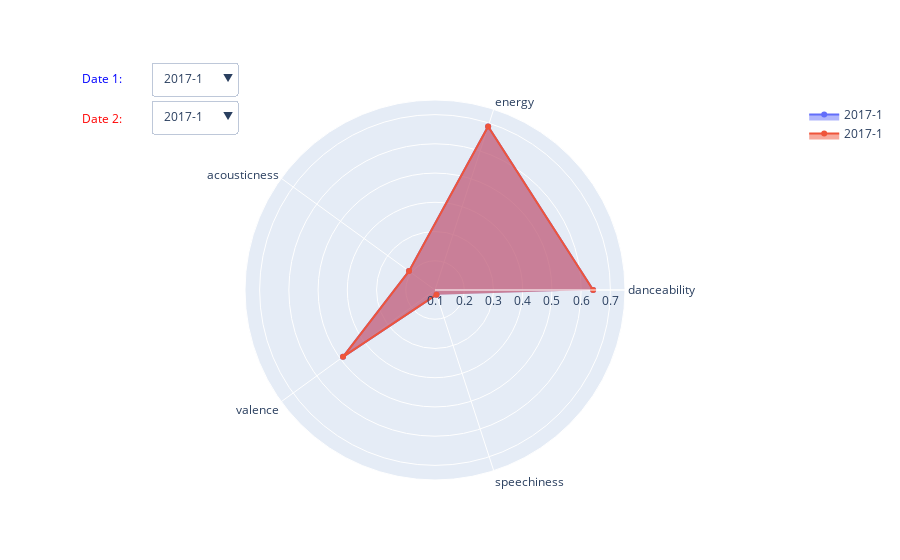

Source (notebook cell):
### Code cell
import plotly.graph_objects as go

df_resampled = df[df['Position']<=50].resample('M').mean()
df_relevant = df_resampled[['danceability','energy','acousticness','valence','speechiness']]

# create figure
fig = go.Figure()

# Add surface trace
fig.add_trace(go.Scatterpolar(r=df_relevant.iloc[0],
                         theta=df_relevant.columns,
                         visible=True,
                             name = str(df_relevant.index[0].year) + '-' +  str(df_relevant.index[0].month))
             )

# Add surface trace
fig.add_trace(go.Scatterpolar(r=df_relevant.iloc[0],
                         theta=df_relevant.columns,
                         visible=True,
                             name = str(df_relevant.index[0].year) + '-' +  str(df_relevant.index[0].month))
             )

buttons1 = []
buttons2 = []

# button with one option for each dataframe
for date in df_relevant.index:
    year_month = str(date.year) +'-'+str(date.month)
    #print(df_relevant[year_month].to_numpy())
    buttons1.append({
                    'method': 'restyle',
                    'label': year_month,
                    'args': [
                        {'r': df_relevant[year_month].to_numpy(),
                         'type' : 'scatterpolar',
                        'name' : year_month}, [0]
                    ]
    }
    )

for date in df_relevant.index:
    year_month = str(date.year) +'-'+str(date.month)
    #print(df_relevant[year_month].to_numpy())
    buttons2.append({
                    'method': 'restyle',
                    'label': year_month,
                    'args': [
                        {'r': df_relevant[year_month].to_numpy(),
                         'type' : 'scatterpolar',
                        'name' : year_month}, [1]
                    ]
    }
    )

# some adjustments to the updatemenus
updatemenu = []
first_menu = dict()
second_menu = dict()
updatemenu.append(first_menu)
updatemenu.append(second_menu)

updatemenu[0]['buttons'] = buttons1
updatemenu[0]['direction'] = 'down'
updatemenu[0]['showactive'] = True
#updatemenu[0]['pad'] = {"r": 10, "t": 10}
updatemenu[0]['x'] = 0.1
updatemenu[0]['xanchor'] = 'left'
updatemenu[0]['y'] = 1.1
updatemenu[1]['yanchor'] = 'top'
updatemenu[1]['buttons'] = buttons2
updatemenu[1]['direction'] = 'down'
updatemenu[1]['showactive'] = True
updatemenu[1]['x'] = 0.1
updatemenu[1]['xanchor'] = 'left'

#updatemenu[1]['pad'] = {"r": 10, "t": 10}

# add dropdown menus to the figure
fig.update_layout(updatemenus=updatemenu)
fig.update_layout(
    annotations=[
        dict(text="Date 1:", showarrow=False,
        x=0, y=1.085, yref="paper", align="left",
            font = dict(
                color='blue'
            )),
        dict(text="Date 2:", showarrow=False,
        x=0, y=0.98, yref="paper", align="left", 
             font = dict(
                color='red'
            ))
    ]
)

fig.update_layout(
    polar=dict(
    radialaxis=dict(
      visible=True,
      range=[0.1, 0.75]
    )),
  showlegend=True
)

fig.update_traces(fill='toself')
fig.show()

### Figure 1 — Plotly figure (JSON) as saved in the notebook; plotly's stock layout.template omitted (floating-point values rounded to 4 significant figures)
{"data": [{"fill": "toself", "name": "2017-1", "r": [0.641, 0.6881, 0.2099, 0.4889, 0.1167], "theta": ["danceability", "energy", "acousticness", "valence", "speechiness"], "type": "scatterpolar", "visible": true}, {"fill": "toself", "name": "2017-1", "r": [0.641, 0.6881, 0.2099, 0.4889, 0.1167], "theta": ["danceability", "energy", "acousticness", "valence", "speechiness"], "type": "scatterpolar", "visible": true}], "layout": {"annotations": [{"align": "left", "font": {"color": "blue"}, "showarrow": false, "text": "Date 1:", "x": 0, "y": 1.085, "yref": "paper"}, {"align": "left", "font": {"color": "red"}, "showarrow": false, "text": "Date 2:", "x": 0, "y": 0.98, "yref": "paper"}], "polar": {"radialaxis": {"range": [0.1, 0.75], "visible": true}}, "showlegend": true, "updatemenus": [{"buttons": [{"args": [{"name": "2017-1", "r": [[0.641, 0.6881, 0.2099, 0.4889, 0.1167]], "type": "scatterpolar"}, [0]], "label": "2017-1", "method": "restyle"}, {"args": [{"name": "2017-2", "r": [[0.6276, 0.6897, 0.2021, 0.4698, 0.0983]], "type": "scatterpolar"}, [0]], "label": "2017-2", "method": "restyle"}, {"args": [{"name": "2017-3", "r": [[0.6601, 0.6717, 0.2082, 0.5179, 0.08735]], "type": "scatterpolar"}, [0]], "label": "2017-3", "method": "restyle"}, {"args": [{"name": "2017-4", "r": [[0.6951, 0.6748, 0.1764, 0.5282, 0.09675]], "type": "scatterpolar"}, [0]], "label": "2017-4", "method": "restyle"}, {"args": [{"name": "2017-5", "r": [[0.7056, 0.6931, 0.1498, 0.5632, 0.09249]], "type": "scatterpolar"}, [0]], "label": "2017-5", "method": "restyle"}, {"args": [{"name": "2017-6", "r": [[0.7057, 0.7119, 0.1694, 0.5797, 0.09103]], "type": "scatterpolar"}, [0]], "label": "2017-6", "method": "restyle"}, {"args": [{"name": "2017-7", "r": [[0.7088, 0.7149, 0.1369, 0.6011, 0.08716]], "type": "scatterpolar"}, [0]], "label": "2017-7", "method": "restyle"}, {"args": [{"name": "2017-8", "r": [[0.7113, 0.7348, 0.1268, 0.6242, 0.08251]], "type": "scatterpolar"}, [0]], "label": "2017-8", "method": "restyle"}, {"args": [{"name": "2017-9", "r": [[0.7072, 0.7109, 0.1397, 0.5748, 0.08788]], "type": "scatterpolar"}, [0]], "label": "2017-9", "method": "restyle"}, {"args": [{"name": "2017-10", "r": [[0.7022, 0.6677, 0.1763, 0.5177, 0.08435]], "type": "scatterpolar"}, [0]], "label": "2017-10", "method": "restyle"}, {"args": [{"name": "2017-11", "r": [[0.6886, 0.6647, 0.1736, 0.473, 0.0854]], "type": "scatterpolar"}, [0]], "label": "2017-11", "method": "restyle"}, {"args": [{"name": "2017-12", "r": [[0.6493, 0.6691, 0.1911, 0.4615, 0.09066]], "type": "scatterpolar"}, [0]], "label": "2017-12", "method": "restyle"}, {"args": [{"name": "2018-1", "r": [[0.6653, 0.6561, 0.1818, 0.4493, 0.105]], "type": "scatterpolar"}, [0]], "label": "2018-1", "method": "restyle"}, {"args": [{"name": "2018-2", "r": [[0.6816, 0.6723, 0.1823, 0.4537, 0.1079]], "type": "scatterpolar"}, [0]], "label": "2018-2", "method": "restyle"}, {"args": [{"name": "2018-3", "r": [[0.6988, 0.6799, 0.1803, 0.4713, 0.1167]], "type": "scatterpolar"}, [0]], "label": "2018-3", "method": "restyle"}, {"args": [{"name": "2018-4", "r": [[0.697, 0.6928, 0.1728, 0.4885, 0.1339]], "type": "scatterpolar"}, [0]], "label": "2018-4", "method": "restyle"}, {"args": [{"name": "2018-5", "r": [[0.7171, 0.689, 0.1697, 0.4954, 0.1205]], "type": "scatterpolar"}, [0]], "label": "2018-5", "method": "restyle"}, {"args": [{"name": "2018-6", "r": [[0.7256, 0.6929, 0.1757, 0.5244, 0.1086]], "type": "scatterpolar"}, [0]], "label": "2018-6", "method": "restyle"}, {"args": [{"name": "2018-7", "r": [[0.7327, 0.6931, 0.1737, 0.5619, 0.09793]], "type": "scatterpolar"}, [0]], "label": "2018-7", "method": "restyle"}, {"args": [{"name": "2018-8", "r": [[0.73, 0.6999, 0.1529, 0.5614, 0.1114]], "type": "scatterpolar"}, [0]], "label": "2018-8", "method": "restyle"}, {"args": [{"name": "2018-9", "r": [[0.7488, 0.6888, 0.1776, 0.5553, 0.1423]], "type": "scatterpolar"}, [0]], "label": "2018-9", "method": "restyle"}, {"args": [{"name": "2018-10", "r": [[0.7203, 0.6944, 0.201, 0.5126, 0.1315]], "type": "scatterpolar"}, [0]], "label": "2018-10", "method": "restyle"}, {"args": [{"name": "2018-11", "r": [[0.6995, 0.6883, 0.2136, 0.4833, 0.1304]], "type": "scatterpolar"}, [0]], "label": "2018-11", "method": "restyle"}, {"args": [{"name": "2018-12", "r": [[0.6789, 0.6794, 0.2173, 0.4733, 0.1354]], "type": "scatterpolar"}, [0]], "label": "2018-12", "method": "restyle"}, {"args": [{"name": "2019-1", "r": [[0.6821, 0.6736, 0.2208, 0.4785, 0.1271]], "type": "scatterpolar"}, [0]], "label": "2019-1", "method": "restyle"}, {"args": [{"name": "2019-2", "r": [[0.6954, 0.6601, 0.2382, 0.4763, 0.1418]], "type": "scatterpolar"}, [0]], "label": "2019-2", "method": "restyle"}, {"args": [{"name": "2019-3", "r": [[0.6968, 0.6672, 0.2211, 0.495, 0.1374]], "type": "scatterpolar"}, [0]], "label": "2019-3", "method": "restyle"}, {"args": [{"name": "2019-4", "r": [[0.6856, 0.6561, 0.2378, 0.4833, 0.1173]], "type": "scatterpolar"}, [0]], "label": "2019-4", "method": "restyle"}, {"args": [{"name": "2019-5", "r": [[0.6908, 0.6653, 0.2073, 0.5108, 0.1218]], "type": "scatterpolar"}, [0]], "label": "2019-5", "method": "restyle"}, {"args": [{"name": "2019-6", "r": [[0.7327, 0.6805, 0.1812, 0.5705, 0.1175]], "type": "scatterpolar"}, [0]], "label": "2019-6", "method": "restyle"}, {"args": [{"name": "2019-7", "r": [[0.7317, 0.6957, 0.1661, 0.5795, 0.1519]], "type": "scatterpolar"}, [0]], "label": "2019-7", "method": "restyle"}, {"args": [{"name": "2019-8", "r": [[0.7297, 0.6803, 0.1646, 0.5751, 0.1351]], "type": "scatterpolar"}, [0]], "label": "2019-8", "method": "restyle"}, {"args": [{"name": "2019-9", "r": [[0.7405, 0.6589, 0.1879, 0.5417, 0.1574]], "type": "scatterpolar"}, [0]], "label": "2019-9", "method": "restyle"}, {"args": [{"name": "2019-10", "r": [[0.7451, 0.6535, 0.1903, 0.5238, 0.1488]], "type": "scatterpolar"}, [0]], "label": "2019-10", "method": "restyle"}, {"args": [{"name": "2019-11", "r": [[0.7147, 0.6739, 0.2036, 0.4991, 0.132]], "type": "scatterpolar"}, [0]], "label": "2019-11", "method": "restyle"}, {"args": [{"name": "2019-12", "r": [[0.6896, 0.6558, 0.187, 0.4925, 0.1288]], "type": "scatterpolar"}, [0]], "label": "2019-12", "method": "restyle"}, {"args": [{"name": "2020-1", "r": [[0.6921, 0.6533, 0.1935, 0.4782, 0.1336]], "type": "scatterpolar"}, [0]], "label": "2020-1", "method": "restyle"}, {"args": [{"name": "2020-2", "r": [[0.6663, 0.6753, 0.1689, 0.479, 0.1473]], "type": "scatterpolar"}, [0]], "label": "2020-2", "method": "restyle"}, {"args": [{"name": "2020-3", "r": [[0.6769, 0.6753, 0.1648, 0.4675, 0.1339]], "type": "scatterpolar"}, [0]], "label": "2020-3", "method": "restyle"}, {"args": [{"name": "2020-4", "r": [[0.6871, 0.6712, 0.1839, 0.4827, 0.1262]], "type": "scatterpolar"}, [0]], "label": "2020-4", "method": "restyle"}, {"args": [{"name": "2020-5", "r": [[0.7243, 0.6716, 0.1807, 0.484, 0.1353]], "type": "scatterpolar"}, [0]], "label": "2020-5", "method": "restyle"}, {"args": [{"name": "2020-6", "r": [[0.7241, 0.6783, 0.1738, 0.5022, 0.1557]], "type": "scatterpolar"}, [0]], "label": "2020-6", "method": "restyle"}, {"args": [{"name": "2020-7", "r": [[0.7324, 0.7036, 0.1647, 0.5648, 0.1199]], "type": "scatterpolar"}, [0]], "label": "2020-7", "method": "restyle"}], "direction": "down", "showactive": true, "x": 0.1, "xanchor": "left", "y": 1.1}, {"buttons": [{"args": [{"name": "2017-1", "r": [[0.641, 0.6881, 0.2099, 0.4889, 0.1167]], "type": "scatterpolar"}, [1]], "label": "2017-1", "method": "restyle"}, {"args": [{"name": "2017-2", "r": [[0.6276, 0.6897, 0.2021, 0.4698, 0.0983]], "type": "scatterpolar"}, [1]], "label": "2017-2", "method": "restyle"}, {"args": [{"name": "2017-3", "r": [[0.6601, 0.6717, 0.2082, 0.5179, 0.08735]], "type": "scatterpolar"}, [1]], "label": "2017-3", "method": "restyle"}, {"args": [{"name": "2017-4", "r": [[0.6951, 0.6748, 0.1764, 0.5282, 0.09675]], "type": "scatterpolar"}, [1]], "label": "2017-4", "method": "restyle"}, {"args": [{"name": "2017-5", "r": [[0.7056, 0.6931, 0.1498, 0.5632, 0.09249]], "type": "scatterpolar"}, [1]], "label": "2017-5", "method": "restyle"}, {"args": [{"name": "2017-6", "r": [[0.7057, 0.7119, 0.1694, 0.5797, 0.09103]], "type": "scatterpolar"}, [1]], "label": "2017-6", "method": "restyle"}, {"args": [{"name": "2017-7", "r": [[0.7088, 0.7149, 0.1369, 0.6011, 0.08716]], "type": "scatterpolar"}, [1]], "label": "2017-7", "method": "restyle"}, {"args": [{"name": "2017-8", "r": [[0.7113, 0.7348, 0.1268, 0.6242, 0.08251]], "type": "scatterpolar"}, [1]], "label": "2017-8", "method": "restyle"}, {"args": [{"name": "2017-9", "r": [[0.7072, 0.7109, 0.1397, 0.5748, 0.08788]], "type": "scatterpolar"}, [1]], "label": "2017-9", "method": "restyle"}, {"args": [{"name": "2017-10", "r": [[0.7022, 0.6677, 0.1763, 0.5177, 0.08435]], "type": "scatterpolar"}, [1]], "label": "2017-10", "method": "restyle"}, {"args": [{"name": "2017-11", "r": [[0.6886, 0.6647, 0.1736, 0.473, 0.0854]], "type": "scatterpolar"}, [1]], "label": "2017-11", "method": "restyle"}, {"args": [{"name": "2017-12", "r": [[0.6493, 0.6691, 0.1911, 0.4615, 0.09066]], "type": "scatterpolar"}, [1]], "label": "2017-12", "method": "restyle"}, {"args": [{"name": "2018-1", "r": [[0.6653, 0.6561, 0.1818, 0.4493, 0.105]], "type": "scatterpolar"}, [1]], "label": "2018-1", "method": "restyle"}, {"args": [{"name": "2018-2", "r": [[0.6816, 0.6723, 0.1823, 0.4537, 0.1079]], "type": "scatterpolar"}, [1]], "label": "2018-2", "method": "restyle"}, {"args": [{"name": "2018-3", "r": [[0.6988, 0.6799, 0.1803, 0.4713, 0.1167]], "type": "scatterpolar"}, [1]], "label": "2018-3", "method": "restyle"}, {"args": [{"name": "2018-4", "r": [[0.697, 0.6928, 0.1728, 0.4885, 0.1339]], "type": "scatterpolar"}, [1]], "label": "2018-4", "method": "restyle"}, {"args": [{"name": "2018-5", "r": [[0.7171, 0.689, 0.1697, 0.4954, 0.1205]], "type": "scatterpolar"}, [1]], "label": "2018-5", "method": "restyle"}, {"args": [{"name": "2018-6", "r": [[0.7256, 0.6929, 0.1757, 0.5244, 0.1086]], "type": "scatterpolar"}, [1]], "label": "2018-6", "method": "restyle"}, {"args": [{"name": "2018-7", "r": [[0.7327, 0.6931, 0.1737, 0.5619, 0.09793]], "type": "scatterpolar"}, [1]], "label": "2018-7", "method": "restyle"}, {"args": [{"name": "2018-8", "r": [[0.73, 0.6999, 0.1529, 0.5614, 0.1114]], "type": "scatterpolar"}, [1]], "label": "2018-8", "method": "restyle"}, {"args": [{"name": "2018-9", "r": [[0.7488, 0.6888, 0.1776, 0.5553, 0.1423]], "type": "scatterpolar"}, [1]], "label": "2018-9", "method": "restyle"}, {"args": [{"name": "2018-10", "r": [[0.7203, 0.6944, 0.201, 0.5126, 0.1315]], "type": "scatterpolar"}, [1]], "label": "2018-10", "method": "restyle"}, {"args": [{"name": "2018-11", "r": [[0.6995, 0.6883, 0.2136, 0.4833, 0.1304]], "type": "scatterpolar"}, [1]], "label": "2018-11", "method": "restyle"}, {"args": [{"name": "2018-12", "r": [[0.6789, 0.6794, 0.2173, 0.4733, 0.1354]], "type": "scatterpolar"}, [1]], "label": "2018-12", "method": "restyle"}, {"args": [{"name": "2019-1", "r": [[0.6821, 0.6736, 0.2208, 0.4785, 0.1271]], "type": "scatterpolar"}, [1]], "label": "2019-1", "method": "restyle"}, {"args": [{"name": "2019-2", "r": [[0.6954, 0.6601, 0.2382, 0.4763, 0.1418]], "type": "scatterpolar"}, [1]], "label": "2019-2", "method": "restyle"}, {"args": [{"name": "2019-3", "r": [[0.6968, 0.6672, 0.2211, 0.495, 0.1374]], "type": "scatterpolar"}, [1]], "label": "2019-3", "method": "restyle"}, {"args": [{"name": "2019-4", "r": [[0.6856, 0.6561, 0.2378, 0.4833, 0.1173]], "type": "scatterpolar"}, [1]], "label": "2019-4", "method": "restyle"}, {"args": [{"name": "2019-5", "r": [[0.6908, 0.6653, 0.2073, 0.5108, 0.1218]], "type": "scatterpolar"}, [1]], "label": "2019-5", "method": "restyle"}, {"args": [{"name": "2019-6", "r": [[0.7327, 0.6805, 0.1812, 0.5705, 0.1175]], "type": "scatterpolar"}, [1]], "label": "2019-6", "method": "restyle"}, {"args": [{"name": "2019-7", "r": [[0.7317, 0.6957, 0.1661, 0.5795, 0.1519]], "type": "scatterpolar"}, [1]], "label": "2019-7", "method": "restyle"}, {"args": [{"name": "2019-8", "r": [[0.7297, 0.6803, 0.1646, 0.5751, 0.1351]], "type": "scatterpolar"}, [1]], "label": "2019-8", "method": "restyle"}, {"args": [{"name": "2019-9", "r": [[0.7405, 0.6589, 0.1879, 0.5417, 0.1574]], "type": "scatterpolar"}, [1]], "label": "2019-9", "method": "restyle"}, {"args": [{"name": "2019-10", "r": [[0.7451, 0.6535, 0.1903, 0.5238, 0.1488]], "type": "scatterpolar"}, [1]], "label": "2019-10", "method": "restyle"}, {"args": [{"name": "2019-11", "r": [[0.7147, 0.6739, 0.2036, 0.4991, 0.132]], "type": "scatterpolar"}, [1]], "label": "2019-11", "method": "restyle"}, {"args": [{"name": "2019-12", "r": [[0.6896, 0.6558, 0.187, 0.4925, 0.1288]], "type": "scatterpolar"}, [1]], "label": "2019-12", "method": "restyle"}, {"args": [{"name": "2020-1", "r": [[0.6921, 0.6533, 0.1935, 0.4782, 0.1336]], "type": "scatterpolar"}, [1]], "label": "2020-1", "method": "restyle"}, {"args": [{"name": "2020-2", "r": [[0.6663, 0.6753, 0.1689, 0.479, 0.1473]], "type": "scatterpolar"}, [1]], "label": "2020-2", "method": "restyle"}, {"args": [{"name": "2020-3", "r": [[0.6769, 0.6753, 0.1648, 0.4675, 0.1339]], "type": "scatterpolar"}, [1]], "label": "2020-3", "method": "restyle"}, {"args": [{"name": "2020-4", "r": [[0.6871, 0.6712, 0.1839, 0.4827, 0.1262]], "type": "scatterpolar"}, [1]], "label": "2020-4", "method": "restyle"}, {"args": [{"name": "2020-5", "r": [[0.7243, 0.6716, 0.1807, 0.484, 0.1353]], "type": "scatterpolar"}, [1]], "label": "2020-5", "method": "restyle"}, {"args": [{"name": "2020-6", "r": [[0.7241, 0.6783, 0.1738, 0.5022, 0.1557]], "type": "scatterpolar"}, [1]], "label": "2020-6", "method": "restyle"}, {"args": [{"name": "2020-7", "r": [[0.7324, 0.7036, 0.1647, 0.5648, 0.1199]], "type": "scatterpolar"}, [1]], "label": "2020-7", "method": "restyle"}], "direction": "down", "showactive": true, "x": 0.1, "xanchor": "left", "yanchor": "top"}]}}
